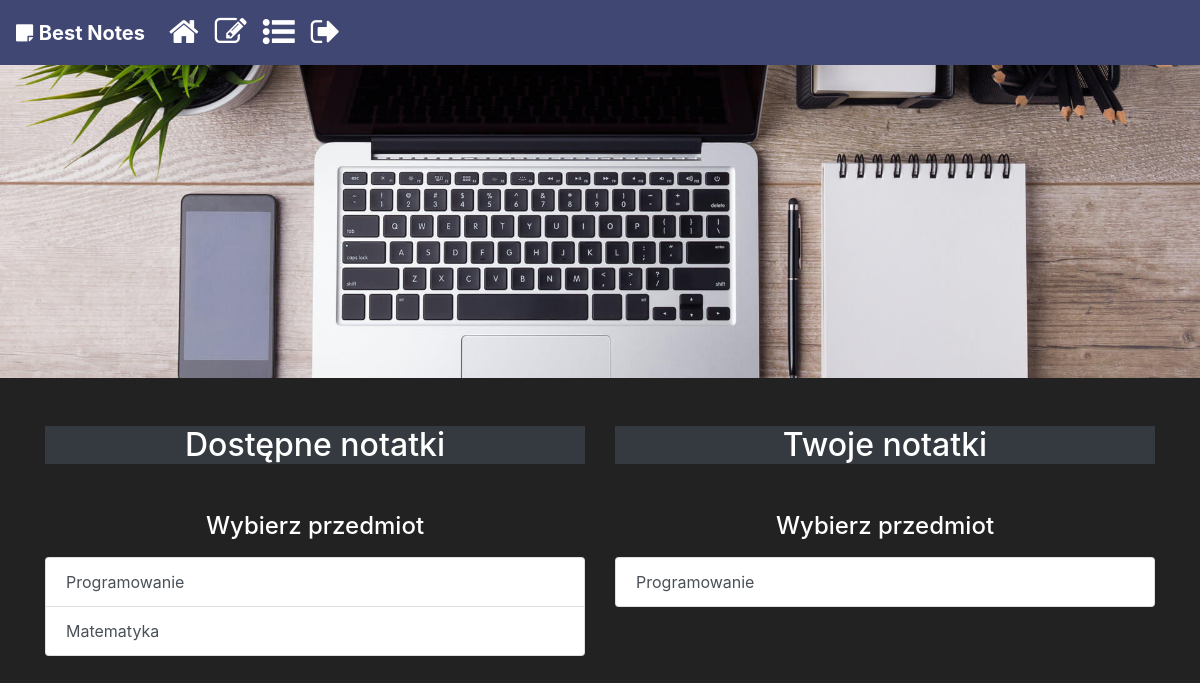
/bestnotes/subject/ (signed in), run on an earlier commit of the app's database.
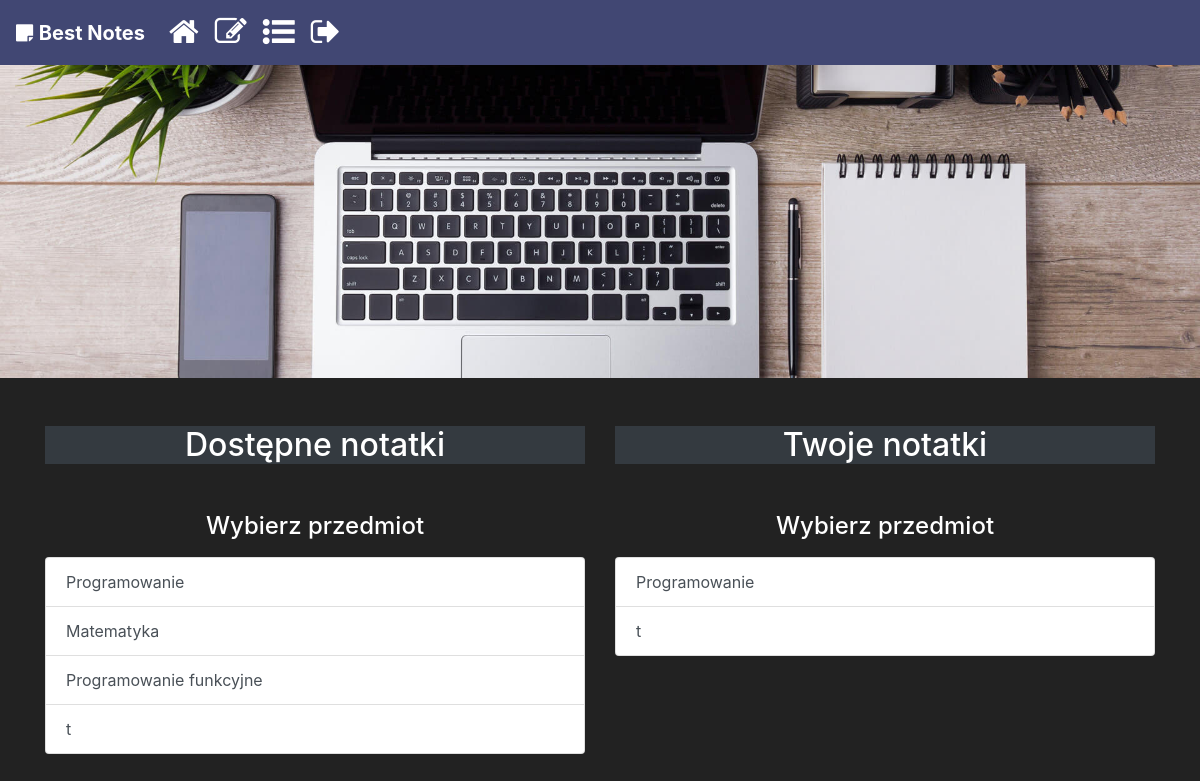
And on a later commit of the database.
### bestnotes/models.py (models this page shows)
class Subject(models.Model):
    name = models.CharField(max_length=30)
    student = models.ForeignKey(StudentProfile, on_delete=models.CASCADE)

### bestnotes/views.py (the view)
# urls.py: path('subject/', views.subjects_all, name="subject"),
def subjects_all(request):
    all_subjects = Subject.objects.all()
    student_notes = Note.objects.all().filter(user__user__id=request.user.id)
    student_subjects = []
    for note in student_notes:
        student_subjects.append(note.topic.subject)
    context = {
        'subjects' : all_subjects,
        'student_subjects': set(student_subjects)
    }
    return render(request, "subjects.html", context)

### bestnotes/templates/subjects.html
{% extends 'base.html' %}
{% load static %}
{% block css %}
    <link rel="stylesheet" type="text/css" href="{% static 'profesor.css' %}">
{% endblock %}
{% block content %}
{% if user.is_authenticated %}
{% include 'navbar.html' %}
<div class="mb-5">
    <div>
        <img src="{% static 'laptop2.jpg' %}" class="w-100 img-fluid"/>
    </div>
</div>
<div class="container mb-5">
    <div class="row">
        <div class="col-sm-6 mb-5">
            <h2 class="text-white text-center mb-5 bg-dark" id="avaliable_notes">Dostępne notatki</h2>
            <h4 class="text-white text-center" id="choose_subject_all">Wybierz przedmiot</h4>
            <ul class="list-group cProductsList mt-3" id="list_all">
                {% for subject in subjects %}
                    <a href="/bestnotes/topics_by_subject_id/{{ subject.id }}" id="{{ subject.name }}{{subject.id}}" class="list-group-item list-group-item-action">{{ subject.name }}</a>
                {% endfor %}
            </ul>
        </div>
        <div class="col-sm-6">
            <h2 class="text-white text-center mb-5 bg-dark" id="your_notes">Twoje notatki</h2>
            <h4 class="text-white text-center" id="choose_subject_yours">Wybierz przedmiot</h4>
            <ul class="list-group cProductsList mt-3" id="list_yours">
                {% for subject in student_subjects %}
                    <a href="/bestnotes/topics_by_subject_id/{{ subject.id }}" id="{{ subject.name }}{{subject.id}}" class="list-group-item list-group-item-action">{{ subject.name }}</a>
                {% endfor %}
            </ul>
        </div>
    </div>
</div>
{% else %}
<a href="{% url 'login' %}">Zaloguj sie</a>
{% endif %}
{% endblock %}

### bestnotes/templates/base.html (shortened to what this page needs)
<!doctype html>
<html lang="pl">
{% load static %}
  <head>
    <link rel="stylesheet" href="https://stackpath.bootstrapcdn.com/bootstrap/4.3.1/css/bootstrap.min.css">
    <link rel="stylesheet" type="text/css" href="{% static 'navbar.css' %}">
    <link rel="stylesheet" type="text/css" href="{% static 'all.css' %}">
    <link href="//maxcdn.bootstrapcdn.com/font-awesome/4.7.0/css/font-awesome.min.css" rel="stylesheet">
    {% block css %}
    {% endblock %}
  </head>
  <body>
    {% block content %}
    {% endblock %}
  </body>
</html>

### bestnotes/templates/navbar.html (shortened to what this page needs)
<nav class="navbar navbar-expand-lg navbar-dark">
    <a class="navbar-brand" href="{% url 'homepage' %}">
        <i class="fa fa-sticky-note logo"></i>
        <strong>Best Notes</strong>
    </a>
        <ul class="navbar-nav collapse navbar-collapse"  id="navbarNav">
            <li id="home" class="nav-item nav-link"><a class="nolink" href="{% url 'homepage' %}"><i class="fa fa-home fa-2x"></a></i></li>
            {% if user.is_authenticated %}
            <li id="add_note" class="nav-item nav-link"><a class="nolink" href="{% url 'add' %}"><i class="fa fa-pencil-square-o fa-2x"></a></i></li>
            <li id="all_subjects" class="nav-item nav-link active"><a class="nolink" href="{% url 'subject' %}"><i class="fa fa-list-ul fa-2x"></i></a></li>
            <li id="logout" class="nav-item nav-link"><a class="nolink" href="{% url 'logout' %}"><i class="fa fa-sign-out fa-2x"></i></a></li>
            {% else %}
            <li id="login" class="nav-item nav-link"><a class="nolink" href="{% url 'login' %}">Zaloguj się</a></li>
            {% endif %}
        </ul>
</nav>

### bestnotes/static/navbar.css (style rules this page uses)
.navbar { background-color: #414773; }
.nolink { text-decoration: none; color:white; }

### bestnotes/static/all.css (style rules this page uses)
body { background-color: #222; }

What changed in the data, as far as the page shows it:
added Subject: name "Programowanie funkcyjne", shown under "Wybierz przedmiot"
added Subject: name "t"
